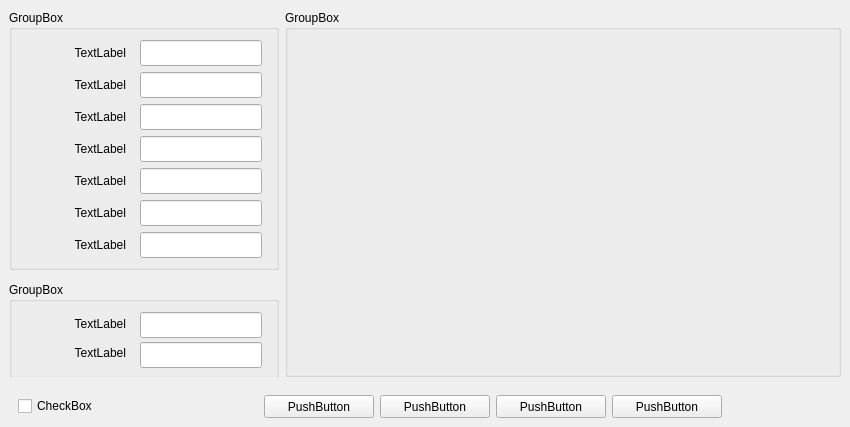
<?xml version="1.0" encoding="UTF-8"?>
<ui version="4.0">
 <class>AngKAdapterInformation</class>
 <widget class="QWidget" name="AngKAdapterInformation">
  <property name="geometry">
   <rect>
    <x>0</x>
    <y>0</y>
    <width>850</width>
    <height>427</height>
   </rect>
  </property>
  <property name="windowTitle">
   <string>AngKAdapterInformation</string>
  </property>
  <layout class="QHBoxLayout" name="horizontalLayout">
   <property name="spacing">
    <number>0</number>
   </property>
   <property name="leftMargin">
    <number>0</number>
   </property>
   <property name="topMargin">
    <number>0</number>
   </property>
   <property name="rightMargin">
    <number>0</number>
   </property>
   <property name="bottomMargin">
    <number>0</number>
   </property>
   <item>
    <widget class="QWidget" name="backgroundWidget" native="true">
     <property name="minimumSize">
      <size>
       <width>850</width>
       <height>418</height>
      </size>
     </property>
     <property name="maximumSize">
      <size>
       <width>850</width>
       <height>16777215</height>
      </size>
     </property>
     <layout class="QVBoxLayout" name="verticalLayout_3">
      <property name="spacing">
       <number>0</number>
      </property>
      <property name="leftMargin">
       <number>9</number>
      </property>
      <property name="topMargin">
       <number>10</number>
      </property>
      <property name="rightMargin">
       <number>9</number>
      </property>
      <property name="bottomMargin">
       <number>0</number>
      </property>
      <item>
       <widget class="QWidget" name="widget" native="true">
        <property name="minimumSize">
         <size>
          <width>0</width>
          <height>360</height>
         </size>
        </property>
        <layout class="QHBoxLayout" name="horizontalLayout_3">
         <property name="leftMargin">
          <number>0</number>
         </property>
         <property name="topMargin">
          <number>0</number>
         </property>
         <property name="rightMargin">
          <number>0</number>
         </property>
         <property name="bottomMargin">
          <number>0</number>
         </property>
         <item>
          <widget class="QWidget" name="widget_2" native="true">
           <property name="minimumSize">
            <size>
             <width>270</width>
             <height>400</height>
            </size>
           </property>
           <property name="maximumSize">
            <size>
             <width>270</width>
             <height>400</height>
            </size>
           </property>
           <layout class="QVBoxLayout" name="verticalLayout">
            <property name="spacing">
             <number>12</number>
            </property>
            <property name="leftMargin">
             <number>0</number>
            </property>
            <property name="topMargin">
             <number>0</number>
            </property>
            <property name="rightMargin">
             <number>0</number>
            </property>
            <property name="bottomMargin">
             <number>0</number>
            </property>
            <item>
             <widget class="QGroupBox" name="adapterGroup">
              <property name="minimumSize">
               <size>
                <width>270</width>
                <height>260</height>
               </size>
              </property>
              <property name="maximumSize">
               <size>
                <width>270</width>
                <height>260</height>
               </size>
              </property>
              <property name="title">
               <string>GroupBox</string>
              </property>
              <layout class="QVBoxLayout" name="verticalLayout_4">
               <property name="spacing">
                <number>6</number>
               </property>
               <property name="leftMargin">
                <number>0</number>
               </property>
               <property name="topMargin">
                <number>10</number>
               </property>
               <property name="rightMargin">
                <number>10</number>
               </property>
               <property name="bottomMargin">
                <number>5</number>
               </property>
               <item>
                <layout class="QHBoxLayout" name="horizontalLayout_5">
                 <property name="spacing">
                  <number>10</number>
                 </property>
                 <item>
                  <widget class="QLabel" name="adapterIDText">
                   <property name="minimumSize">
                    <size>
                     <width>110</width>
                     <height>20</height>
                    </size>
                   </property>
                   <property name="maximumSize">
                    <size>
                     <width>110</width>
                     <height>20</height>
                    </size>
                   </property>
                   <property name="text">
                    <string>TextLabel</string>
                   </property>
                   <property name="alignment">
                    <set>Qt::AlignRight|Qt::AlignTrailing|Qt::AlignVCenter</set>
                   </property>
                  </widget>
                 </item>
                 <item>
                  <widget class="QLineEdit" name="adapterIDEdit">
                   <property name="minimumSize">
                    <size>
                     <width>122</width>
                     <height>26</height>
                    </size>
                   </property>
                   <property name="maximumSize">
                    <size>
                     <width>122</width>
                     <height>26</height>
                    </size>
                   </property>
                  </widget>
                 </item>
                </layout>
               </item>
               <item>
                <layout class="QHBoxLayout" name="horizontalLayout_6">
                 <property name="spacing">
                  <number>10</number>
                 </property>
                 <item>
                  <widget class="QLabel" name="serialStringText">
                   <property name="minimumSize">
                    <size>
                     <width>110</width>
                     <height>20</height>
                    </size>
                   </property>
                   <property name="maximumSize">
                    <size>
                     <width>110</width>
                     <height>20</height>
                    </size>
                   </property>
                   <property name="text">
                    <string>TextLabel</string>
                   </property>
                   <property name="alignment">
                    <set>Qt::AlignRight|Qt::AlignTrailing|Qt::AlignVCenter</set>
                   </property>
                  </widget>
                 </item>
                 <item>
                  <widget class="QLineEdit" name="serialStringEdit">
                   <property name="minimumSize">
                    <size>
                     <width>122</width>
                     <height>26</height>
                    </size>
                   </property>
                   <property name="maximumSize">
                    <size>
                     <width>122</width>
                     <height>26</height>
                    </size>
                   </property>
                  </widget>
                 </item>
                </layout>
               </item>
               <item>
                <layout class="QHBoxLayout" name="horizontalLayout_7">
                 <property name="spacing">
                  <number>10</number>
                 </property>
                 <item>
                  <widget class="QLabel" name="numSiteText">
                   <property name="minimumSize">
                    <size>
                     <width>110</width>
                     <height>20</height>
                    </size>
                   </property>
                   <property name="maximumSize">
                    <size>
                     <width>110</width>
                     <height>20</height>
                    </size>
                   </property>
                   <property name="text">
                    <string>TextLabel</string>
                   </property>
                   <property name="alignment">
                    <set>Qt::AlignRight|Qt::AlignTrailing|Qt::AlignVCenter</set>
                   </property>
                  </widget>
                 </item>
                 <item>
                  <widget class="QLineEdit" name="numSiteEdit">
                   <property name="minimumSize">
                    <size>
                     <width>122</width>
                     <height>26</height>
                    </size>
                   </property>
                   <property name="maximumSize">
                    <size>
                     <width>122</width>
                     <height>26</height>
                    </size>
                   </property>
                  </widget>
                 </item>
                </layout>
               </item>
               <item>
                <layout class="QHBoxLayout" name="horizontalLayout_8">
                 <property name="spacing">
                  <number>10</number>
                 </property>
                 <item>
                  <widget class="QLabel" name="adapterVersionText">
                   <property name="minimumSize">
                    <size>
                     <width>110</width>
                     <height>20</height>
                    </size>
                   </property>
                   <property name="maximumSize">
                    <size>
                     <width>110</width>
                     <height>20</height>
                    </size>
                   </property>
                   <property name="text">
                    <string>TextLabel</string>
                   </property>
                   <property name="alignment">
                    <set>Qt::AlignRight|Qt::AlignTrailing|Qt::AlignVCenter</set>
                   </property>
                  </widget>
                 </item>
                 <item>
                  <widget class="QLineEdit" name="adapterVersionEdit">
                   <property name="minimumSize">
                    <size>
                     <width>122</width>
                     <height>26</height>
                    </size>
                   </property>
                   <property name="maximumSize">
                    <size>
                     <width>122</width>
                     <height>26</height>
                    </size>
                   </property>
                  </widget>
                 </item>
                </layout>
               </item>
               <item>
                <layout class="QHBoxLayout" name="horizontalLayout_9">
                 <property name="spacing">
                  <number>10</number>
                 </property>
                 <item>
                  <widget class="QLabel" name="dateText">
                   <property name="minimumSize">
                    <size>
                     <width>110</width>
                     <height>20</height>
                    </size>
                   </property>
                   <property name="maximumSize">
                    <size>
                     <width>110</width>
                     <height>20</height>
                    </size>
                   </property>
                   <property name="text">
                    <string>TextLabel</string>
                   </property>
                   <property name="alignment">
                    <set>Qt::AlignRight|Qt::AlignTrailing|Qt::AlignVCenter</set>
                   </property>
                  </widget>
                 </item>
                 <item>
                  <widget class="QLineEdit" name="dateEdit">
                   <property name="minimumSize">
                    <size>
                     <width>122</width>
                     <height>26</height>
                    </size>
                   </property>
                   <property name="maximumSize">
                    <size>
                     <width>122</width>
                     <height>26</height>
                    </size>
                   </property>
                  </widget>
                 </item>
                </layout>
               </item>
               <item>
                <layout class="QHBoxLayout" name="horizontalLayout_10">
                 <property name="spacing">
                  <number>10</number>
                 </property>
                 <item>
                  <widget class="QLabel" name="limitCountText">
                   <property name="minimumSize">
                    <size>
                     <width>110</width>
                     <height>20</height>
                    </size>
                   </property>
                   <property name="maximumSize">
                    <size>
                     <width>110</width>
                     <height>20</height>
                    </size>
                   </property>
                   <property name="text">
                    <string>TextLabel</string>
                   </property>
                   <property name="alignment">
                    <set>Qt::AlignRight|Qt::AlignTrailing|Qt::AlignVCenter</set>
                   </property>
                  </widget>
                 </item>
                 <item>
                  <widget class="QLineEdit" name="limitCountEdit">
                   <property name="minimumSize">
                    <size>
                     <width>122</width>
                     <height>26</height>
                    </size>
                   </property>
                   <property name="maximumSize">
                    <size>
                     <width>122</width>
                     <height>26</height>
                    </size>
                   </property>
                  </widget>
                 </item>
                </layout>
               </item>
               <item>
                <layout class="QHBoxLayout" name="horizontalLayout_11">
                 <property name="spacing">
                  <number>10</number>
                 </property>
                 <item>
                  <widget class="QLabel" name="insertCountText">
                   <property name="minimumSize">
                    <size>
                     <width>110</width>
                     <height>20</height>
                    </size>
                   </property>
                   <property name="maximumSize">
                    <size>
                     <width>110</width>
                     <height>20</height>
                    </size>
                   </property>
                   <property name="text">
                    <string>TextLabel</string>
                   </property>
                   <property name="alignment">
                    <set>Qt::AlignRight|Qt::AlignTrailing|Qt::AlignVCenter</set>
                   </property>
                  </widget>
                 </item>
                 <item>
                  <widget class="QLineEdit" name="insertCountEdit">
                   <property name="minimumSize">
                    <size>
                     <width>122</width>
                     <height>26</height>
                    </size>
                   </property>
                   <property name="maximumSize">
                    <size>
                     <width>122</width>
                     <height>26</height>
                    </size>
                   </property>
                  </widget>
                 </item>
                </layout>
               </item>
              </layout>
             </widget>
            </item>
            <item>
             <widget class="QGroupBox" name="otherInfoGroup">
              <property name="minimumSize">
               <size>
                <width>270</width>
                <height>96</height>
               </size>
              </property>
              <property name="maximumSize">
               <size>
                <width>270</width>
                <height>96</height>
               </size>
              </property>
              <property name="title">
               <string>GroupBox</string>
              </property>
              <layout class="QVBoxLayout" name="verticalLayout_5">
               <property name="leftMargin">
                <number>0</number>
               </property>
               <property name="topMargin">
                <number>10</number>
               </property>
               <property name="rightMargin">
                <number>10</number>
               </property>
               <property name="bottomMargin">
                <number>10</number>
               </property>
               <item>
                <layout class="QHBoxLayout" name="horizontalLayout_12">
                 <property name="spacing">
                  <number>10</number>
                 </property>
                 <item>
                  <widget class="QLabel" name="licenseFlagText">
                   <property name="minimumSize">
                    <size>
                     <width>110</width>
                     <height>20</height>
                    </size>
                   </property>
                   <property name="maximumSize">
                    <size>
                     <width>110</width>
                     <height>20</height>
                    </size>
                   </property>
                   <property name="text">
                    <string>TextLabel</string>
                   </property>
                   <property name="alignment">
                    <set>Qt::AlignRight|Qt::AlignTrailing|Qt::AlignVCenter</set>
                   </property>
                  </widget>
                 </item>
                 <item>
                  <widget class="QLineEdit" name="licenseFlagEdit">
                   <property name="minimumSize">
                    <size>
                     <width>122</width>
                     <height>26</height>
                    </size>
                   </property>
                   <property name="maximumSize">
                    <size>
                     <width>122</width>
                     <height>26</height>
                    </size>
                   </property>
                  </widget>
                 </item>
                </layout>
               </item>
               <item>
                <layout class="QHBoxLayout" name="horizontalLayout_13">
                 <property name="spacing">
                  <number>10</number>
                 </property>
                 <item>
                  <widget class="QLabel" name="rfailedTotalText">
                   <property name="minimumSize">
                    <size>
                     <width>110</width>
                     <height>20</height>
                    </size>
                   </property>
                   <property name="maximumSize">
                    <size>
                     <width>110</width>
                     <height>20</height>
                    </size>
                   </property>
                   <property name="text">
                    <string>TextLabel</string>
                   </property>
                   <property name="alignment">
                    <set>Qt::AlignRight|Qt::AlignTrailing|Qt::AlignVCenter</set>
                   </property>
                  </widget>
                 </item>
                 <item>
                  <widget class="QLineEdit" name="rfailedTotalEdit">
                   <property name="minimumSize">
                    <size>
                     <width>122</width>
                     <height>26</height>
                    </size>
                   </property>
                   <property name="maximumSize">
                    <size>
                     <width>122</width>
                     <height>26</height>
                    </size>
                   </property>
                  </widget>
                 </item>
                </layout>
               </item>
              </layout>
             </widget>
            </item>
            <item>
             <spacer name="verticalSpacer">
              <property name="orientation">
               <enum>Qt::Vertical</enum>
              </property>
              <property name="sizeHint" stdset="0">
               <size>
                <width>20</width>
                <height>40</height>
               </size>
              </property>
             </spacer>
            </item>
           </layout>
          </widget>
         </item>
         <item>
          <widget class="QWidget" name="widget_3" native="true">
           <property name="minimumSize">
            <size>
             <width>0</width>
             <height>360</height>
            </size>
           </property>
           <layout class="QHBoxLayout" name="horizontalLayout_2">
            <property name="spacing">
             <number>0</number>
            </property>
            <property name="leftMargin">
             <number>0</number>
            </property>
            <property name="topMargin">
             <number>0</number>
            </property>
            <property name="rightMargin">
             <number>0</number>
            </property>
            <property name="bottomMargin">
             <number>0</number>
            </property>
            <item>
             <widget class="QGroupBox" name="pinMapGroup">
              <property name="title">
               <string>GroupBox</string>
              </property>
              <layout class="QVBoxLayout" name="verticalLayout_2">
               <property name="leftMargin">
                <number>0</number>
               </property>
               <property name="topMargin">
                <number>0</number>
               </property>
               <property name="rightMargin">
                <number>0</number>
               </property>
               <property name="bottomMargin">
                <number>0</number>
               </property>
               <item>
                <layout class="QGridLayout" name="gridLayout">
                 <property name="topMargin">
                  <number>10</number>
                 </property>
                 <property name="bottomMargin">
                  <number>10</number>
                 </property>
                </layout>
               </item>
              </layout>
             </widget>
            </item>
           </layout>
          </widget>
         </item>
        </layout>
       </widget>
      </item>
      <item>
       <widget class="QWidget" name="widget_4" native="true">
        <property name="minimumSize">
         <size>
          <width>0</width>
          <height>50</height>
         </size>
        </property>
        <property name="maximumSize">
         <size>
          <width>16777215</width>
          <height>50</height>
         </size>
        </property>
        <layout class="QHBoxLayout" name="horizontalLayout_4">
         <property name="leftMargin">
          <number>9</number>
         </property>
         <property name="topMargin">
          <number>9</number>
         </property>
         <property name="rightMargin">
          <number>0</number>
         </property>
         <property name="bottomMargin">
          <number>0</number>
         </property>
         <item>
          <widget class="QCheckBox" name="bottomBoardCheck">
           <property name="text">
            <string>CheckBox</string>
           </property>
          </widget>
         </item>
         <item>
          <spacer name="horizontalSpacer">
           <property name="orientation">
            <enum>Qt::Horizontal</enum>
           </property>
           <property name="sizeType">
            <enum>QSizePolicy::Fixed</enum>
           </property>
           <property name="sizeHint" stdset="0">
            <size>
             <width>160</width>
             <height>20</height>
            </size>
           </property>
          </spacer>
         </item>
         <item>
          <widget class="QPushButton" name="uploadButton">
           <property name="minimumSize">
            <size>
             <width>110</width>
             <height>23</height>
            </size>
           </property>
           <property name="maximumSize">
            <size>
             <width>110</width>
             <height>23</height>
            </size>
           </property>
           <property name="text">
            <string>PushButton</string>
           </property>
          </widget>
         </item>
         <item>
          <widget class="QPushButton" name="saveFileButton">
           <property name="minimumSize">
            <size>
             <width>110</width>
             <height>23</height>
            </size>
           </property>
           <property name="maximumSize">
            <size>
             <width>110</width>
             <height>23</height>
            </size>
           </property>
           <property name="text">
            <string>PushButton</string>
           </property>
          </widget>
         </item>
         <item>
          <widget class="QPushButton" name="loadFileButton">
           <property name="minimumSize">
            <size>
             <width>110</width>
             <height>23</height>
            </size>
           </property>
           <property name="maximumSize">
            <size>
             <width>110</width>
             <height>23</height>
            </size>
           </property>
           <property name="text">
            <string>PushButton</string>
           </property>
          </widget>
         </item>
         <item>
          <widget class="QPushButton" name="exitButton">
           <property name="minimumSize">
            <size>
             <width>110</width>
             <height>23</height>
            </size>
           </property>
           <property name="maximumSize">
            <size>
             <width>110</width>
             <height>23</height>
            </size>
           </property>
           <property name="text">
            <string>PushButton</string>
           </property>
          </widget>
         </item>
         <item>
          <spacer name="horizontalSpacer_2">
           <property name="orientation">
            <enum>Qt::Horizontal</enum>
           </property>
           <property name="sizeHint" stdset="0">
            <size>
             <width>40</width>
             <height>20</height>
            </size>
           </property>
          </spacer>
         </item>
        </layout>
       </widget>
      </item>
     </layout>
    </widget>
   </item>
  </layout>
 </widget>
 <layoutdefault spacing="6" margin="11"/>
 <resources/>
 <connections/>
</ui>
